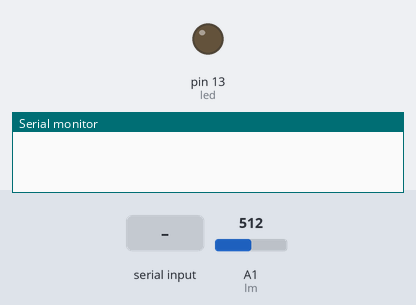
This sketch was run on a simulated Arduino Uno, built with avr-gcc and run on an emulated ATmega328P. On the bench: output pins drawn as LEDs (lit = HIGH), the last lines printed to the serial monitor. The inputs (shaded band) are chosen by the test bench; at power-on: A1 (lm) = 512.

Above: at 1.2 s.
1.3 s: "TO" received over Serial
At 1.9 s:
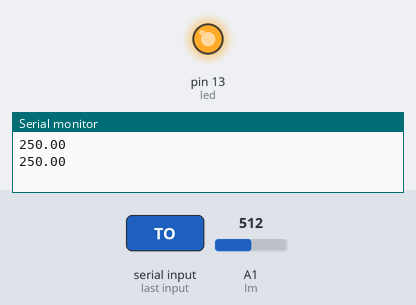
2.8 s: "TF" received over Serial
At 3.2 s:
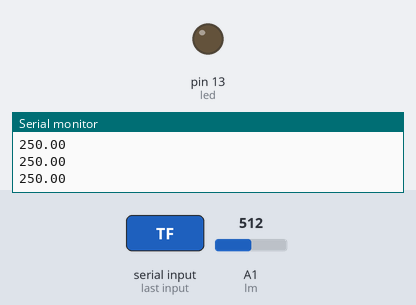
Timing chart, 0 to 5.8 s (numbered marks = the images above; inputs shaded):
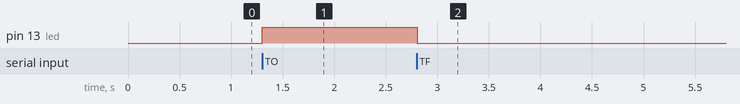

Measured:
- after the input at 1.3 s, pin 13 (led): LOW → HIGH at once
- after the input at 2.8 s, pin 13 (led): HIGH → LOW at once

The sketch:

TemperatureReading.ino
```cpp
char command;
String string;
#define led 13
#define lm A1

  void setup()
  {
    Serial.begin(9600);
    pinMode(led, OUTPUT);
  }

  void loop()
  {
    if (Serial.available() > 0)
    {string = "";}

    while(Serial.available() > 0)
    {
      command = ((byte)Serial.read());
      if(command == ':')
      {
        break;
      }

      else
      {
        string += command;
      }

      delay(1);
    }

    if(string == "TO")
    {
      TempOn();
    }

    if(string =="TF")
    {
      TempOff();
    }
 }

    void TempOn()
    {
          int x = analogRead(lm);
          float temp = (5.0*x*100.0)/1024.0;
          Serial.println(temp);
          digitalWrite(led, HIGH);
          delay(500);
    }

    void TempOff()
    {
      digitalWrite(led, LOW);
      delay(500);
    }
```
